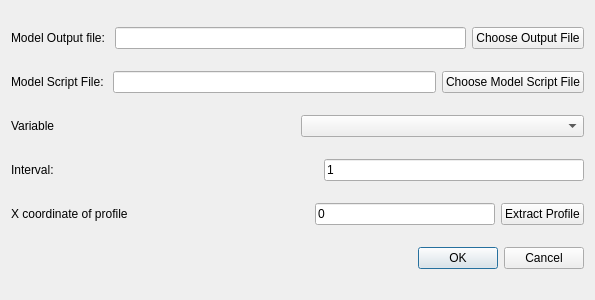
<?xml version="1.0" encoding="UTF-8"?>
<ui version="4.0">
 <class>VTKDialog</class>
 <widget class="QDialog" name="VTKDialog">
  <property name="geometry">
   <rect>
    <x>0</x>
    <y>0</y>
    <width>595</width>
    <height>300</height>
   </rect>
  </property>
  <property name="windowTitle">
   <string>Dialog</string>
  </property>
  <layout class="QVBoxLayout" name="verticalLayout">
   <item>
    <layout class="QHBoxLayout" name="horizontalLayout">
     <item>
      <widget class="QLabel" name="label">
       <property name="text">
        <string>Model Output file: </string>
       </property>
      </widget>
     </item>
     <item>
      <widget class="QLineEdit" name="TxtOutPutFileName"/>
     </item>
     <item>
      <widget class="QPushButton" name="ChooseOutputFile">
       <property name="text">
        <string>Choose Output File</string>
       </property>
      </widget>
     </item>
    </layout>
   </item>
   <item>
    <layout class="QHBoxLayout" name="horizontalLayout_3">
     <item>
      <widget class="QLabel" name="label_3">
       <property name="text">
        <string>Model Script File: </string>
       </property>
      </widget>
     </item>
     <item>
      <widget class="QLineEdit" name="txtModelScriptFile"/>
     </item>
     <item>
      <widget class="QPushButton" name="BtmModelScript">
       <property name="text">
        <string>Choose Model Script File</string>
       </property>
      </widget>
     </item>
    </layout>
   </item>
   <item>
    <layout class="QHBoxLayout" name="horizontalLayout_2">
     <item>
      <widget class="QLabel" name="label_2">
       <property name="text">
        <string>Variable</string>
       </property>
      </widget>
     </item>
     <item>
      <widget class="QComboBox" name="VariablecomboBox"/>
     </item>
    </layout>
   </item>
   <item>
    <layout class="QHBoxLayout" name="horizontalLayout_4">
     <item>
      <widget class="QLabel" name="label_4">
       <property name="text">
        <string>Interval: </string>
       </property>
      </widget>
     </item>
     <item>
      <spacer name="horizontalSpacer">
       <property name="orientation">
        <enum>Qt::Horizontal</enum>
       </property>
       <property name="sizeHint" stdset="0">
        <size>
         <width>40</width>
         <height>20</height>
        </size>
       </property>
      </spacer>
     </item>
     <item>
      <widget class="QLineEdit" name="lineEditInterval">
       <property name="text">
        <string>1</string>
       </property>
      </widget>
     </item>
    </layout>
   </item>
   <item>
    <layout class="QHBoxLayout" name="horizontalLayout_5">
     <item>
      <widget class="QLabel" name="label_5">
       <property name="text">
        <string>X coordinate of profile</string>
       </property>
      </widget>
     </item>
     <item>
      <spacer name="horizontalSpacer_2">
       <property name="orientation">
        <enum>Qt::Horizontal</enum>
       </property>
       <property name="sizeHint" stdset="0">
        <size>
         <width>40</width>
         <height>20</height>
        </size>
       </property>
      </spacer>
     </item>
     <item>
      <widget class="QLineEdit" name="ExtractProfileAt">
       <property name="text">
        <string>0</string>
       </property>
      </widget>
     </item>
     <item>
      <widget class="QPushButton" name="Extract_Profile">
       <property name="text">
        <string>Extract Profile</string>
       </property>
      </widget>
     </item>
    </layout>
   </item>
   <item>
    <widget class="QDialogButtonBox" name="buttonBox">
     <property name="orientation">
      <enum>Qt::Horizontal</enum>
     </property>
     <property name="standardButtons">
      <set>QDialogButtonBox::Cancel|QDialogButtonBox::Ok</set>
     </property>
    </widget>
   </item>
  </layout>
 </widget>
 <resources/>
 <connections>
  <connection>
   <sender>buttonBox</sender>
   <signal>accepted()</signal>
   <receiver>VTKDialog</receiver>
   <slot>accept()</slot>
   <hints>
    <hint type="sourcelabel">
     <x>248</x>
     <y>254</y>
    </hint>
    <hint type="destinationlabel">
     <x>157</x>
     <y>274</y>
    </hint>
   </hints>
  </connection>
  <connection>
   <sender>buttonBox</sender>
   <signal>rejected()</signal>
   <receiver>VTKDialog</receiver>
   <slot>reject()</slot>
   <hints>
    <hint type="sourcelabel">
     <x>316</x>
     <y>260</y>
    </hint>
    <hint type="destinationlabel">
     <x>286</x>
     <y>274</y>
    </hint>
   </hints>
  </connection>
 </connections>
</ui>
